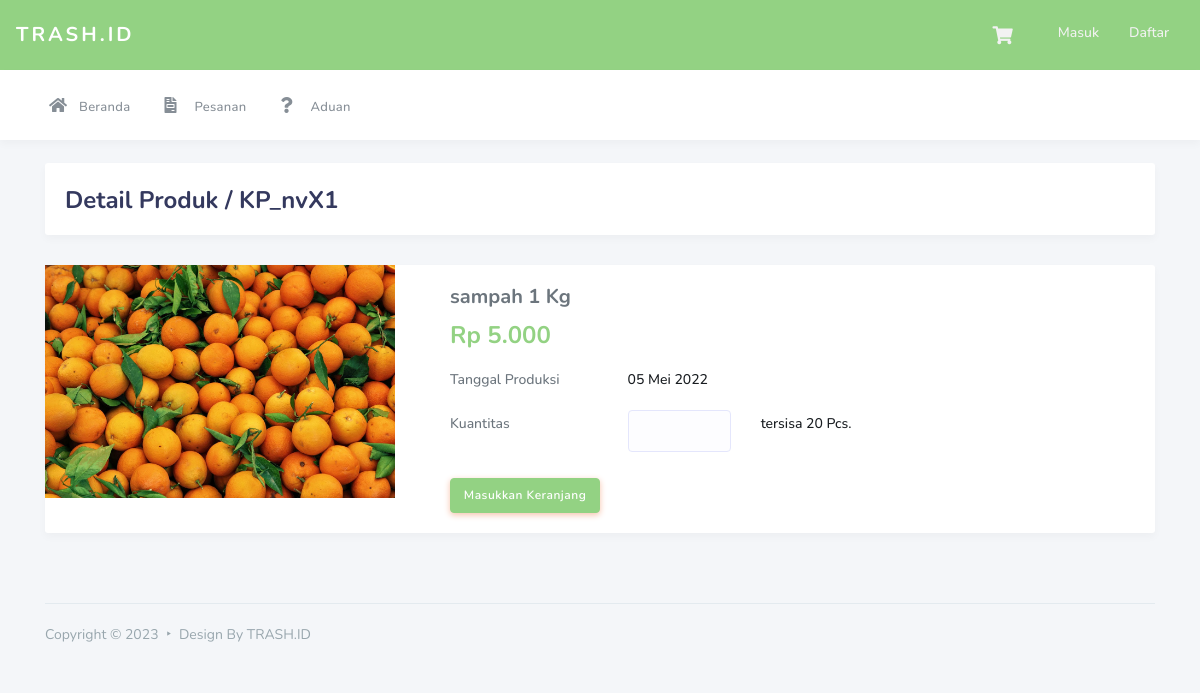
The app's page /landing/detail_produk/KP_nvX1, older data.
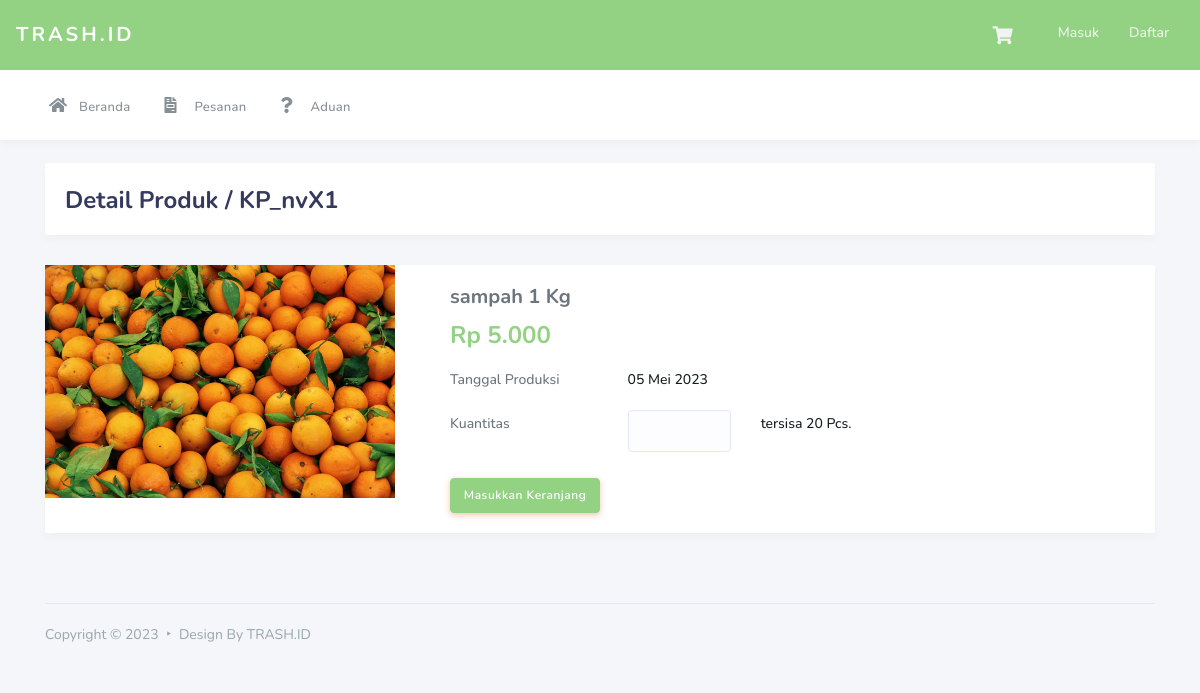
The same page, newer data.
### tables this page shows
CREATE TABLE `ketersediaansampah` (
  `id_ketersediaansampah` int(11) NOT NULL,
  `kode_produk` varchar(45) NOT NULL,
  `nama_sampah` varchar(45) NOT NULL,
  `id_penjual` int(11) NOT NULL,
  `ukuran_sampah` varchar(45) NOT NULL,
  `jumlah_ketersediaan` varchar(45) NOT NULL,
  `harga_sampah` varchar(45) NOT NULL,
  `foto_sampah` varchar(255) NOT NULL,
  `status_pembuatan` int(11) NOT NULL,
  `tgl_produksi` date NOT NULL,
  `tgl_restock` date NOT NULL
);

### application/controllers/Landing.php (called while the page is built, shortened)
<?php
class Landing extends CI_Controller
{
    function __construct()
    {
        $this->load->model('M_auth');
        $this->load->helper('tgl_indo');
    }
    public function detail_produk($kode_produk)
    {
        $data['title'] = 'Detail Produk | TRASH.ID';
        $data['data_user'] = $this->M_auth->data_user($this->session->userdata('id_user'));
        $data['data_produk'] = $this->M_auth->getDataProduk($kode_produk);
        $data['keranjang'] = $this->cart->contents();
        $this->load->view('landing/meta', $data);
        $this->load->view('landing/header', $data);
        $this->load->view('user/detail_produk', $data);
        $this->load->view('landing/footer');
    }
}

### index.php (called while the page is built, shortened)
<?php
require_once BASEPATH.'core/CodeIgniter.php';

### application/models/M_auth.php (called while the page is built, shortened)
<?php
class M_auth extends CI_Model
{
    function data_user($id_user)
    {
        $this->db->select('*');
        $this->db->from('user u');
        $this->db->where('u.id_user', $id_user);
        $query = $this->db->get();
        return $query->row_array();
    }
    function getDataProduk($kode_produk)
    {
        $this->db->select('*');
        $this->db->from('ketersediaansampah');
        $this->db->join('user', 'user.id_user = ketersediaansampah.id_penjual');
        $this->db->where('kode_produk', $kode_produk);
        $query = $this->db->get();
        return $query->row_array();
    }
}

### application/helpers/tgl_indo_helper.php (called while the page is built, shortened)
<?php if (!defined('BASEPATH')) exit('No direct script access allowed');
if (!function_exists('tgl_indo')) {
    function date_indo($tgl)
    {
        $ubah = gmdate($tgl, time() + 60 * 60 * 8);
        $pecah = explode("-", $ubah);
        $tanggal = $pecah[2];
        $bulan = bulan($pecah[1]);
        $tahun = $pecah[0];
        return $tanggal . ' ' . $bulan . ' ' . $tahun;
    }
}
if (!function_exists('bulan')) {
    function bulan($bln)
    {
        switch ($bln) {
            case 5:
                return "Mei";
                break;
            case 6:
                return "Juni";
                break;
        }
    }
}

### application/views/user/detail_produk.php (the view, shortened to what this page needs)
<div class="main-content">
    <section class="section">
        <div class="section-header">
            <h1>Detail Produk / <?= $data_produk['kode_produk'] ?></h1>
        </div>
        <?php $rupiah = "Rp " . number_format($data_produk['harga_sampah'], 0, ',', '.'); ?>
        <div class="section-body">
            <div class="card">
                <div class="row g-0">
                    <div class="col-md-4">
                        <img src="<?= base_url('assets/images/foto_produk/') . $data_produk['foto_sampah'] ?>" class="img-fluid rounded-start" alt="...">
                    </div>
                    <div class="col-md-8">
                        <form action="<?= base_url('landing/tambah_keranjang') ?>" method="POST">
                            <div class="card-body">
                                <h5 class="card-title"><?= $data_produk['nama_sampah'] ?></h5>
                                <h4 class="card-text text-primary mb-3"><?= $rupiah ?></h4>
                                <div class="row mb-4">
                                    <div class="col-md-3">
                                        <p class="card-text mb-3">Tanggal Produksi</p>
                                        <p class="card-text mb-3">Kuantitas</p>
                                    </div>
                                    <div class="col-md-9">
                                        <p class="card-text text-dark mb-3"><?= date_indo($data_produk['tgl_produksi']); ?></p>
                                        <div class="row">
                                            <div class="col-md-3">
                                                <input type="number" name="qty" class="form-control" min="1">
                                            </div>
                                            <div class="col-md-9">
                                                <p class="card-text text-dark mb-3">tersisa <?= $data_produk['jumlah_ketersediaan'] ?> Pcs. </p>
                                            </div>
                                        </div>
                                    </div>
                                </div>
                                <button type="submit" class="btn btn-primary">Masukkan Keranjang</button>
                            </div>
                        </form>
                    </div>
                </div>
            </div>
        </div>
    </section>
</div>
<footer class="main-footer">
    <div class="footer-left">
        Copyright &copy; 2023 <div class="bullet"></div> Design By TRASH.ID</a>
    </div>
</footer>
</div>
</div>

### application/views/landing/meta.php (shortened to what this page needs)
<!DOCTYPE html>
<html lang="en">
<head>
    <link rel="stylesheet" href="https://stackpath.bootstrapcdn.com/bootstrap/4.3.1/css/bootstrap.min.css">
    <link rel="stylesheet" href="https://use.fontawesome.com/releases/v5.7.2/css/all.css">
    <link rel="stylesheet" href="<?= base_url('vendor/stisla/') ?>assets/css/style.css">
    <link rel="stylesheet" href="<?= base_url('vendor/stisla/') ?>assets/css/components.css">
    <link rel="stylesheet" href="<?= base_url('vendor/sweetalert/dist/sweetalert2.min.css') ?>">
</head>

### application/views/landing/header.php (shortened to what this page needs)
<body class="layout-3">
    <div id="app">
        <div class="main-wrapper container">
            <div class="navbar-bg"></div>
            <nav class="navbar navbar-expand-lg main-navbar">
                <a href="<?= base_url('landing') ?>" class="navbar-brand sidebar-gone-hide">TRASH.ID</a>
                <ul class="navbar-nav navbar-right">
                    <?php if (count($keranjang) > 0) { ?>
                        <li class="nav-link"><a href="<?= base_url('landing/lihat_keranjang') ?>" class="nav-link nav-link-lg beep"><i class="fas fa-shopping-cart"></i></a></li>
                    <?php } else { ?>
                        <li class="nav-link"><a href="<?= base_url('landing/lihat_keranjang') ?>" class="nav-link nav-link-lg"><i class="fas fa-shopping-cart"></i></a></li>
                    <?php } ?>
                    <?php if ($data_user == null) { ?>
                        <li>
                            <a href="<?= base_url('landing/login') ?>" class="nav-link">Masuk</a>
                        </li>
                        <li>
                            <a href="<?= base_url('Landing/register') ?>" class="nav-link">Daftar</a>
                        </li>
                    <?php } ?>
                </ul>
            </nav>
            <nav class="navbar navbar-secondary navbar-expand-lg">
                <div class="container">
                    <ul class="navbar-nav">
                        <li class="nav-item">
                            <a href="<?= base_url('landing') ?>" class="nav-link"><i class="fas fa-home"></i><span>Beranda</span></a>
                        </li>
                        <li class="nav-item">
                            <a href="<?= base_url('landing/lihat_pesanan') ?>" class="nav-link"><i class="fas fa-file-invoice"></i><span>Pesanan</span></a>
                        </li>
                        <li class="nav-item">
                            <a href="<?= base_url('landing/aduan_pembeli') ?>" class="nav-link"><i class="fas fa-question"></i><span>Aduan</span></a>
                        </li>
                    </ul>
                </div>
            </nav>

### application/views/landing/footer.php (shortened to what this page needs)
</body>
</html>

Row changes from the older to the newer data that the page shows:
changed ketersediaansampah "KP_nvX1": tgl_produksi "05 Mei 2022" → "05 Mei 2023"
